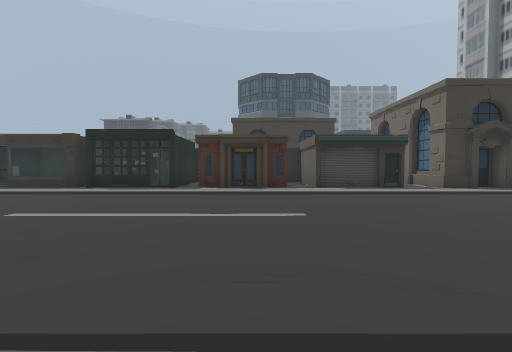
[1] (above)

19 first-person views from a walk through a scene from a Unity 3-D project. The camera is 1.2 m above the floor, tilts 2° down and sees 85° across. The floor is counted in squares, 2 m on a side. Each view is taken from the middle of a square. On the plan, view 1 faces up. The plan holds only what a view shows up to about 9 squares ahead; the rest is blank. The place goes on beyond the plan. The player character is not drawn. Some animated figures are not drawn.

[2]
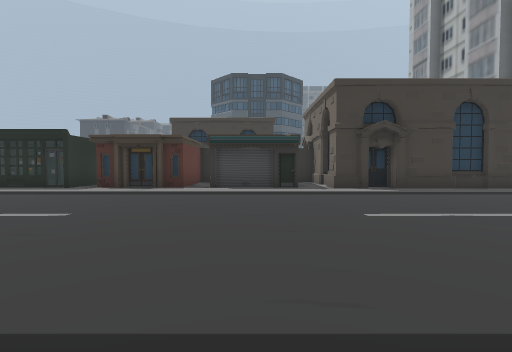

[3]
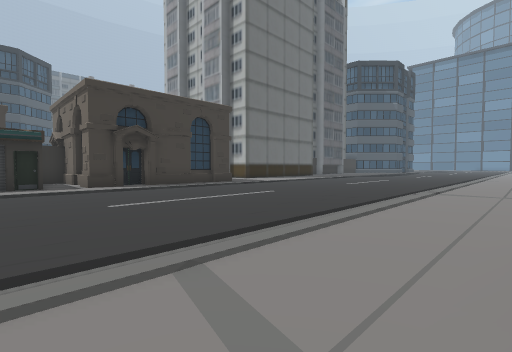

[4]
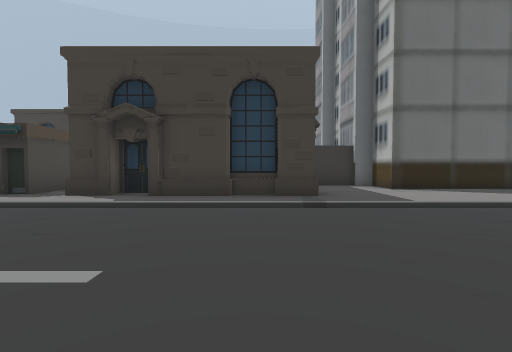

[5]
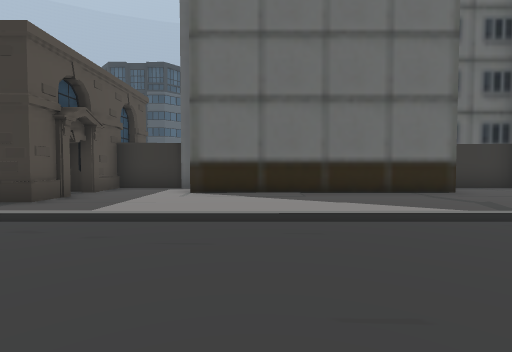

[6]
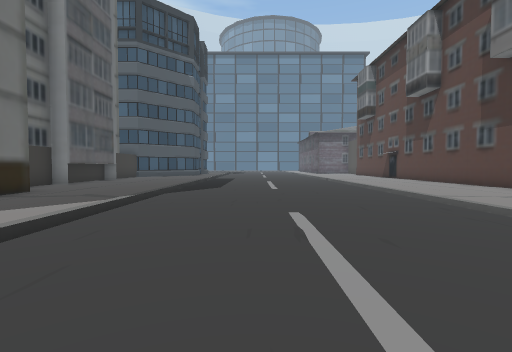

[7]
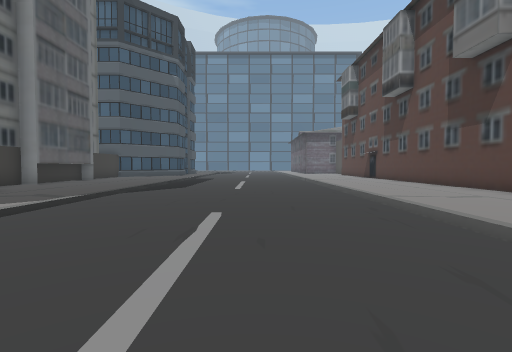

[8]
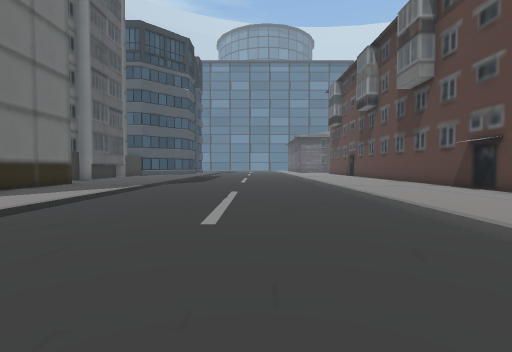

[9]
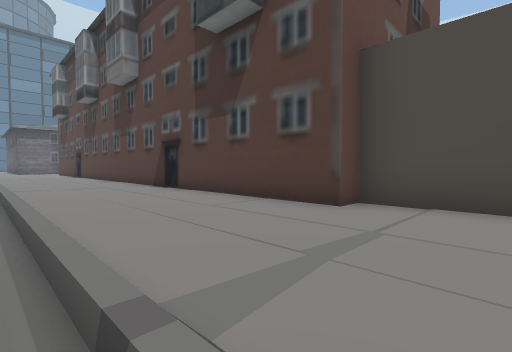

[10]
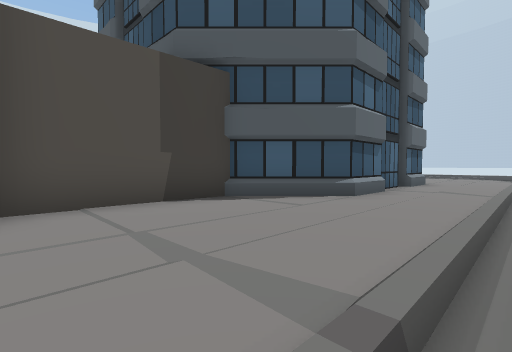

[11]
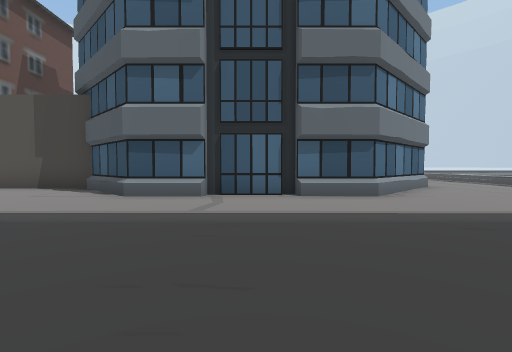

[12]
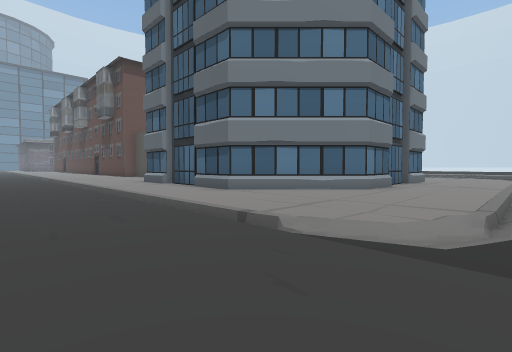

[13]
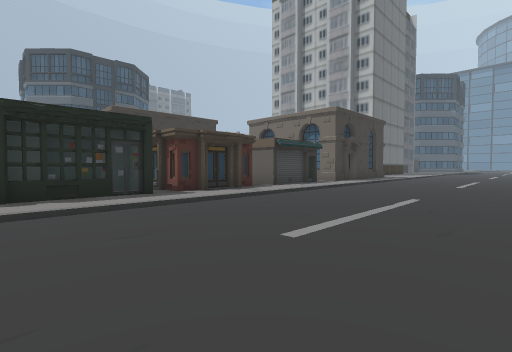

[14]
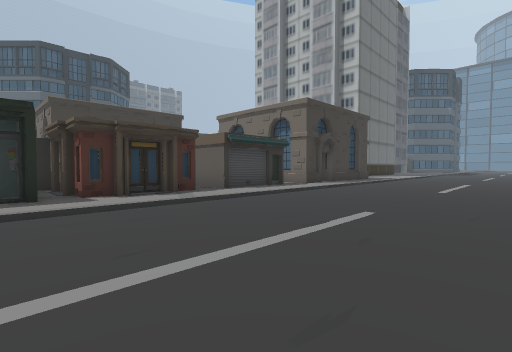

[15]
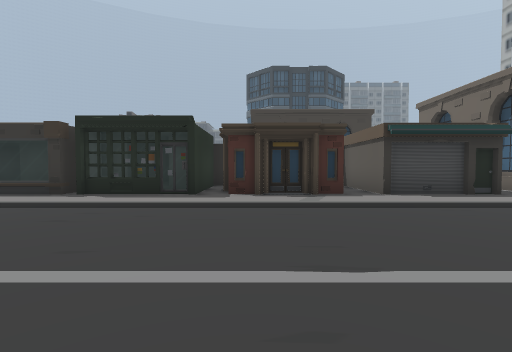

[16]
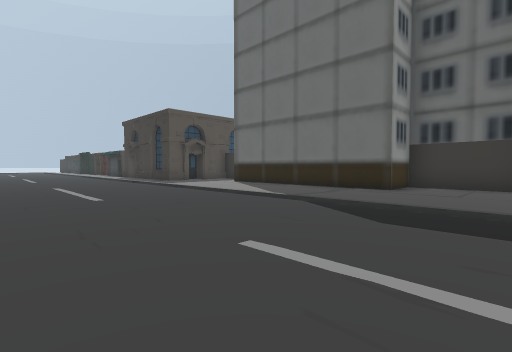

[17]
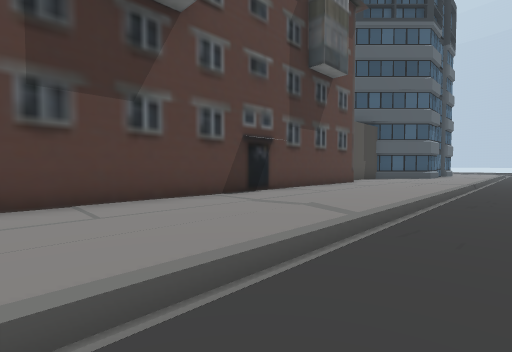

[18]
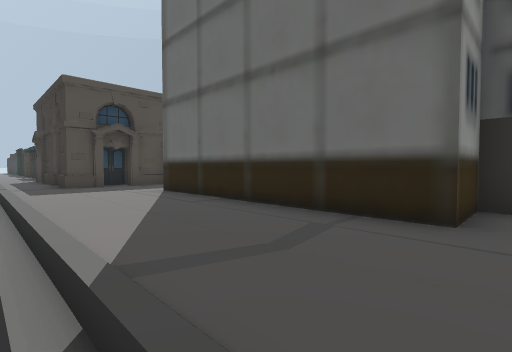

[19]
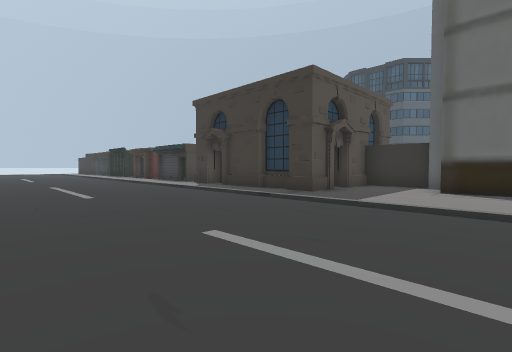

### Floor plan
Key: @ floor where view 1 was taken; # wall or solid block; x gap in a wall; . floor; / step, stairs or slope; O other object.
Columns run from 5 left of view 1 to 21 right of it. Each row starts with its distance up from view 1.
 11    ##          ####    ####
 10    .#         ##..######...
  9 ###x## #####  #............
  8 #OO.#####O######...........
  7 ...........................
  6 ///////////////////////////
  5 ...........................
  4 ...........................
  3 ...........................
  2 ...........................
  1 ../////////////////////////
  0 .....@.....................
 -1 /..........................
 -2 /.....######...............
 -3 /...###    ##...###########
 -4 /..##       #####
 -5 /..##
 -6 /...#
 -7  ...#
 -8  ..

Positions as (right, up) in squares from view 1, and headings:
1: (0, 0), facing up
2: (3, 0), facing up
3: (3, -1), facing up-right
4: (9, 2), facing up
5: (14, 3), facing up
6: (12, 4), facing right
7: (12, 3), facing right
8: (9, 3), facing right
9: (9, 1), facing down-right
10: (11, 1), facing down-left
11: (3, 4), facing down
12: (-5, 3), facing down-right
13: (-5, 2), facing up-right
14: (-3, 2), facing up-right
15: (-1, 2), facing up
16: (21, 2), facing up-left
17: (21, 2), facing down-left
18: (19, 6), facing up-left
19: (14, 2), facing up-left
